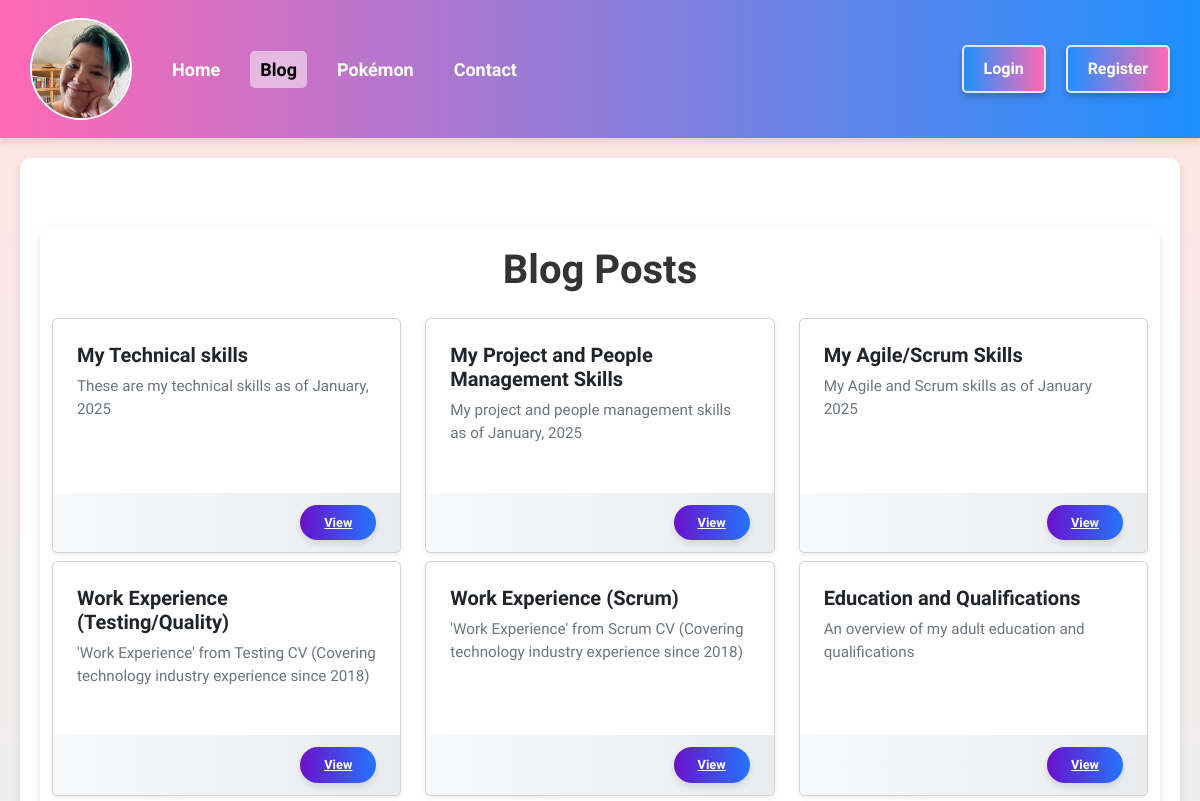
/blog/ (upper part), run on an earlier commit of the app's database.
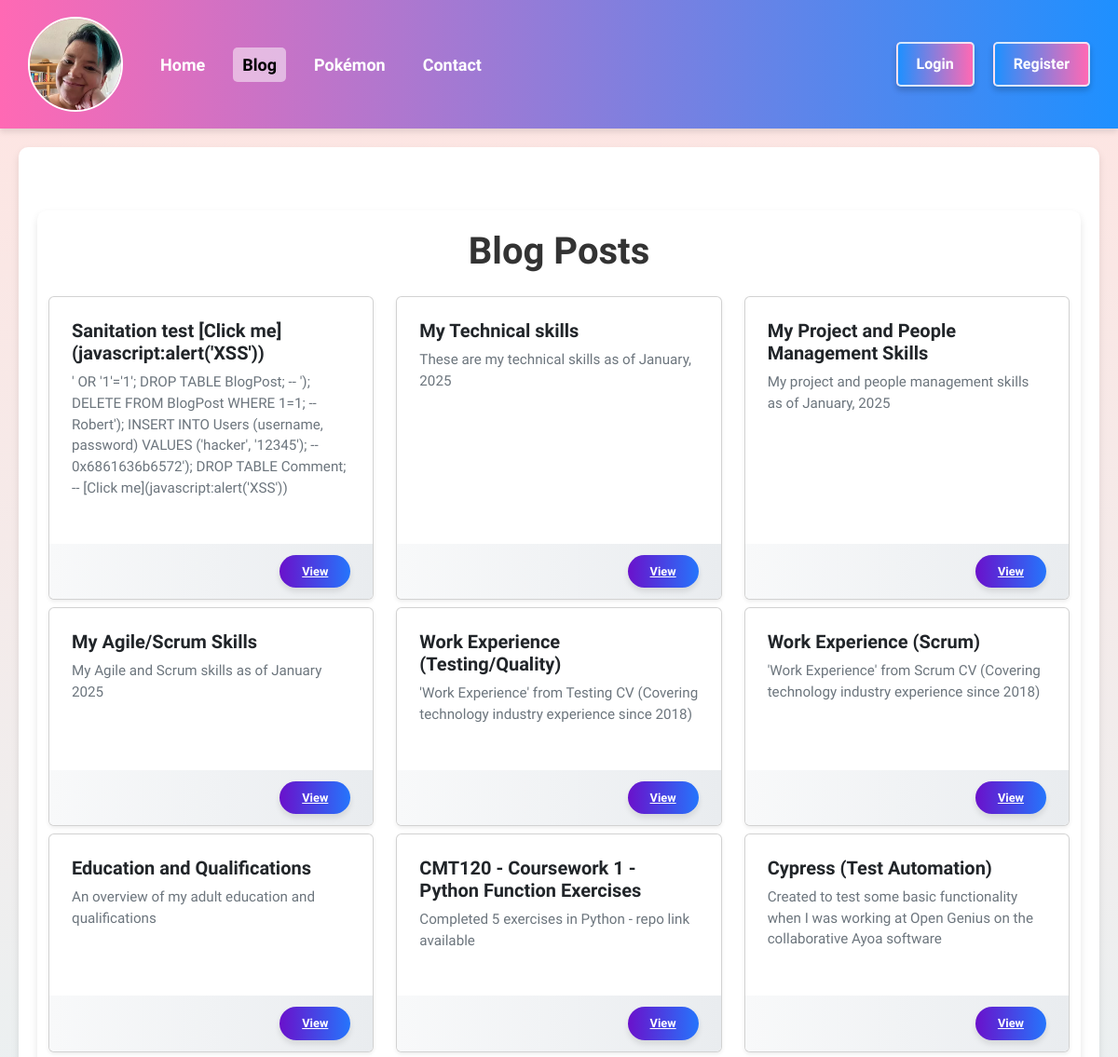
And on a later commit of the database.
### app/blog/database/models/blog_post.py (models this page shows)
class BlogPost(db.Model):
    id = db.Column(db.Integer, primary_key=True)
    title = db.Column(db.String(100), nullable=False)
    content = db.Column(db.Text, nullable=False)
    timestamp = db.Column(db.DateTime, default=datetime.utcnow)
    priority = db.Column(db.Integer, default=0)
    author = db.Column(db.String(50), nullable=False)
    summary = db.Column(db.String(255), nullable=True)
    repository_url = db.Column(db.String(255), nullable=True)
    live_demo_url = db.Column(db.String(255), nullable=True)
    comments = db.relationship(
        "Comment", backref="post", cascade="all, delete-orphan", lazy=True
    )

### app/blog/routes/blog.py (the view)
def blog():
    posts = BlogPost.query.order_by(
        BlogPost.priority.desc(), BlogPost.timestamp.desc()
    ).all()
    return render_template("blogs.html", posts=posts)

### app/authentication/database/is_admin.py (called while the page is built)
def is_admin():
    return current_user.is_authenticated and current_user.email == "tammy@tsdavies.com"

### app/blog/templates/blogs.html (shortened to what this page needs)
{% extends "page_template.html" %} {% block content %}
<main class="container my-5">
  <h1 class="text-center mb-4">Blog Posts</h1>
  <div class="row">
    {% for post in posts %} {% include "blog_tile.html" %} {% endfor %}
  </div>
</main>
{% endblock %}

### app/blog/templates/blog_tile.html (shortened to what this page needs)
<div class="col-md-4 mb-2">
  <div class="card mb-4 shadow-sm h-100">
    <div class="card-body">
      <h5 class="card-title">{{ post.title }}</h5>
      <p class="card-text text-clamp">
        {% if post.summary %} {{ post.summary }} {% else %} {{ post.content }}
        {% endif %}
      </p>
    </div>
    <div class="card-footer d-flex justify-content-between align-items-center">
      <a
        href="{{ url_for('blog.post_detail', post_id=post.id) }}"
        class="card-button"
      >
        View
      </a>
    </div>
  </div>
</div>

What changed in the data, as far as the page shows it:
added BlogPost: title "Sanitation test [Click me](javascript:alert('XSS'))", summary "' OR '1'='1'; DROP TABLE BlogPost; -- '); DELETE FROM BlogPost WHERE 1=1; -- Robert'); INSERT INTO Users (username, password) VALUES ('hacker', '12345'); -- 0x6861636b6572'); DROP TABLE Comment; -- [Click me](javascript:alert('XSS'))"
now on this page (row unchanged): BlogPost: title "CMT120 - Coursework 1 - Python Function Exercises", summary "Completed 5 exercises in Python - repo link available"
now on this page (row unchanged): BlogPost: title "Cypress (Test Automation)", summary "Created to test some basic functionality when I was working at Open Genius on the collaborative Ayoa software"
